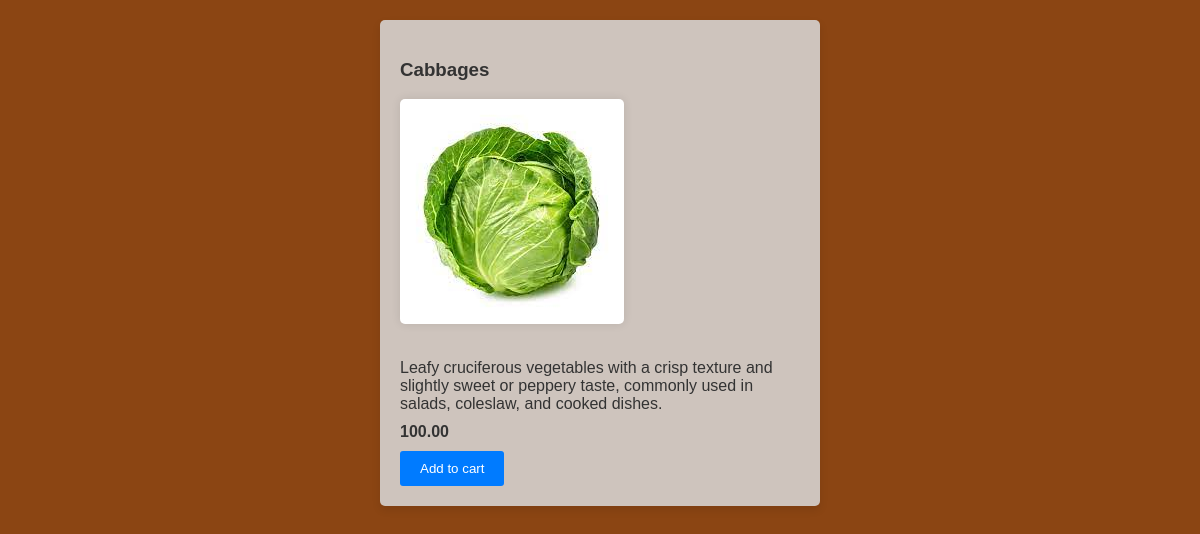
Page /inventory/products/1/ on the committed database.
### inventory/models.py (models this page shows, shortened)
class Product(models.Model):
    name = models.CharField(max_length=32)
    description = models.TextField()
    image = models.ImageField(upload_to='products/')
    price = models.DecimalField(max_digits=6, decimal_places=2)
    stock = models.PositiveIntegerField()
    date_created = models.DateTimeField(auto_now_add=True)
    date_updated = models.DateTimeField(auto_now=True)

### inventory/views.py (the view)
# urls.py: path('products/<int:id>/', product_details, name='product_detail_view'),
def product_details(request, id):
    product = Product.objects.get(id=id)
    return render(request, "inventory/product_detail.html",{"product": product})

### templates/inventory/product_detail.html (shortened to what this page needs)
{% load static %}
<!DOCTYPE html>
<html lang="en">
<head>
    <link rel="stylesheet" href="{% static 'inventory/products_detail.css' %}">
</head>
<body>
    <div class="card">
    <h3>{{ product.name }}</h3>
    <img src="{{MEDIA_URL}} {{product.image.url }}"/>
    <p>{{ product.description }}</p>
    <span class="product.price">{{ product.price }}</span>
    <a href="{% url 'add_to_cart_view' %}">
        <button>Add to cart</button>
    </a>
</div>
</body>
</html>

### inventory/static/inventory/products_detail.css (style rules this page uses)
body { font-family: Arial, sans-serif; background-color: #8B4513; margin: 0; padding: 20px; color: #333; }
.card { max-width: 400px; margin: 0 auto; background-color: #cec4bd; border-radius: 5px; box-shadow: 0 4px 8px rgba(0, 0, 0, 0.1); padding: 20px; }
img { max-width: 100%; height: auto; margin-bottom: 15px; border-radius: 5px; box-shadow: 0 0 10px rgba(0, 0, 0, 0.1); }
p { margin-bottom: 10px; }
span { display: block; font-weight: bold; margin-bottom: 10px; }
button { background-color: #007BFF; color: #fff; padding: 10px 20px; border: none; border-radius: 3px; cursor: pointer; }

### rows in the picture
Product: name "Cabbages", image (picture), description "Leafy cruciferous vegetables with a crisp texture and slightly sweet or peppery taste, commonly used in salads, coleslaw, and cooked dishes.", price "100.00"
